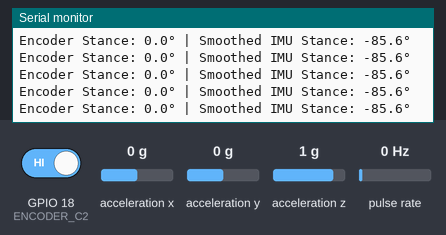
The sketch below on a simulated ESP32. Shown: the last lines printed to the serial monitor. Wiring (inferred from the names in the program): pulse sensor: data GPIO 19; MPU-6050 motion sensor at I2C address 0x68. The inputs (shaded band) are chosen by the test bench; at power-on: acceleration x 0 g, pulse rate 0 Hz, acceleration y 0 g, GPIO 18 (ENCODER_C2) HIGH, acceleration z 1 g.

Above: at 1.7 s.
1.8 s: acceleration x set to -1.4 g
At 1.82 s:
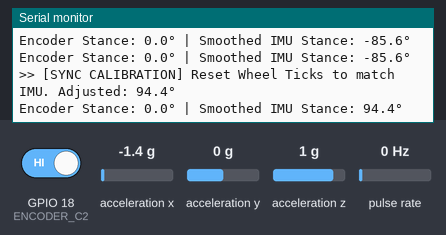
3.3 s: pulse rate (sensor on GPIO 19) set to 4 Hz
At 3.32 s:
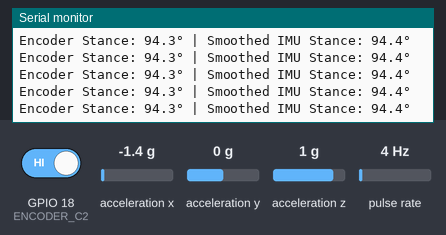
4.8 s: acceleration y set to -1.4 g
At 4.82 s:
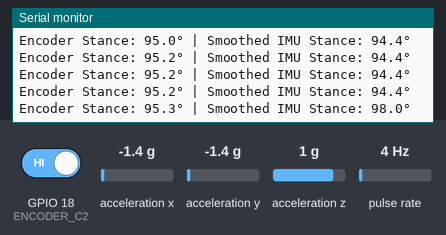
6.3 s: GPIO 18 (ENCODER_C2) driven LOW
At 6.52 s:
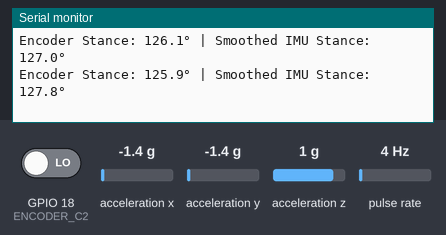
7.8 s: pulse rate (sensor on GPIO 19) set to 50 Hz
At 7.82 s:
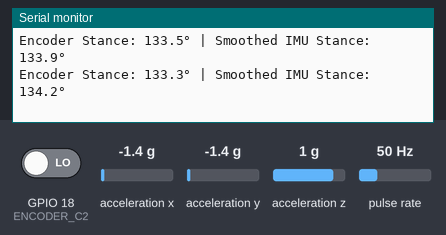
9.3 s: GPIO 18 (ENCODER_C2) driven HIGH
At 9.42 s:
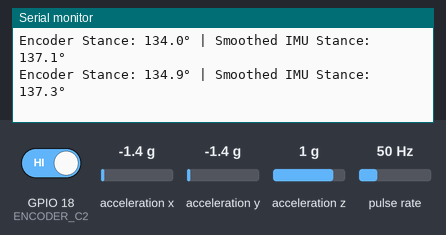
Timing chart, 0 to 11.8 s (numbered marks = the images above; inputs shaded):
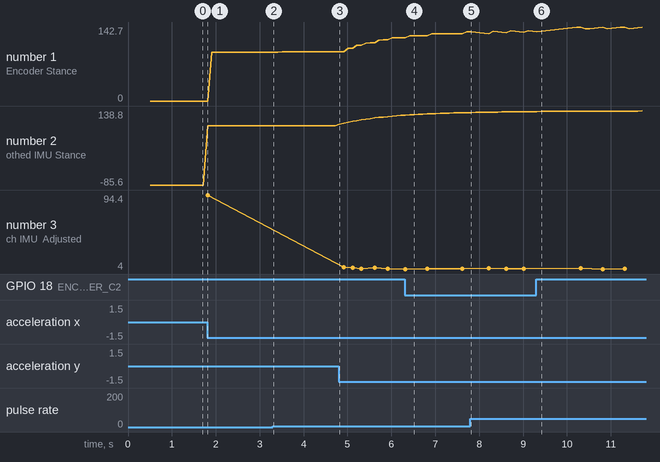

Measured:
- after the input at 1.8 s, the serial monitor: prints a new line at once (image 1)
- after the input at 4.8 s, the serial monitor: prints a new line at once (image 3)
- after the input at 6.3 s, the serial monitor: prints a new line after 0.22 s (image 4)
- after the input at 9.3 s, the serial monitor: prints a new line after 0.12 s (image 6)
- plotted number 1: 0 → 94.3 after the input at 1.8 s, 94.3 → 95.2 after the input at 3.3 s, 95.2 → 121.9 after the input at 4.8 s, 133.5 → 134.9 after the input at 7.8 s, 134.9 → 142 after the input at 9.3 s
- plotted number 2: -85.6 → 94.4 after the input at 1.8 s, 94.4 → 125.2 after the input at 4.8 s
- plotted number 3: 94.4 → 4.1 after the input at 4.8 s

The sketch:

wheel_angle_measurement.ino
```cpp
#include <Wire.h>
#include <Arduino.h>

// --- Pin Allocations ---
constexpr uint8_t ENCODER_C1 = 19; // Channel A (Soldered to D19) [cite: 1160]
constexpr uint8_t ENCODER_C2 = 18; // Channel B (Soldered to D18) [cite: 1161]
constexpr uint8_t I2C_SDA = 21;    // MPU6050 SDA [cite: 1432]
constexpr uint8_t I2C_SCL = 22;    // MPU6050 SCL [cite: 1432]

constexpr uint8_t MPU_ADDR = 0x68;  // [cite: 1451]
constexpr float TICKS_PER_REV = 2058.0f; // [cite: 1346]

// --- Calibration Offset ---
// Use the exact base reading you got at true 0-degrees.
constexpr float IMU_OFFSET = 445.6f;

// --- Global Variables ---
volatile long encoderTicks = 0;
unsigned long lastCalibrationTime = 0;

// --- Low-Pass Filter Variables ---
float filteredX = 0.0f;
float filteredY = 0.0f;
constexpr float ALPHA = 0.05f; // 95% noise removal [cite: 1487]

// Hardware Interrupt Service Routine tracking encoder position [cite: 1298]
void IRAM_ATTR readEncoder() {
    int bState = digitalRead(ENCODER_C2);
    if (bState == HIGH) encoderTicks++;
    else encoderTicks--;
}

void initMPU6050() {
    Wire.beginTransmission(MPU_ADDR);
    Wire.write(0x6B);
    Wire.write(0);    // Wake up the sensor [cite: 1475]
    Wire.endTransmission(true);
}

void setup() {
    Serial.begin(115200);

    pinMode(ENCODER_C1, INPUT_PULLUP);
    pinMode(ENCODER_C2, INPUT_PULLUP);
    attachInterrupt(digitalPinToInterrupt(ENCODER_C1), readEncoder, RISING);

    Wire.begin(I2C_SDA, I2C_SCL);
    initMPU6050();

    Serial.println("=================================================");
    Serial.println("   WARMED IMU Gravity Calibration Engine         ");
    Serial.println("=================================================");
    Serial.println("Warming up filter sensors...");

    // 🔄 FORCE FILTER WARMUP BEFORE MAIN LOOP RUNS
    // Read the sensor directly to give our filter a real baseline starting posture
    delay(500);
    Wire.beginTransmission(MPU_ADDR);
    Wire.write(0x3B);
    Wire.endTransmission(false);
    Wire.requestFrom(MPU_ADDR, (uint8_t)4, (uint8_t)true);

    int16_t rawX = (Wire.read() << 8) | Wire.read();
    int16_t rawY = (Wire.read() << 8) | Wire.read();

    // Set initial filter variables directly to current gravity state
    filteredX = rawX / 16384.0f;
    filteredY = rawY / 16384.0f;

    Serial.println("Filter initialized! System Active.");
}

void loop() {
    // Perform processing at a stable 10 Hz rate
    if (millis() - lastCalibrationTime >= 100) {
        lastCalibrationTime = millis();

        // Fetch raw data from MPU6050 [cite: 1475]
        Wire.beginTransmission(MPU_ADDR);
        Wire.write(0x3B);
        Wire.endTransmission(false);
        Wire.requestFrom(MPU_ADDR, (uint8_t)4, (uint8_t)true);

        int16_t rawX = (Wire.read() << 8) | Wire.read();
        int16_t rawY = (Wire.read() << 8) | Wire.read();

        float rawAx = rawX / 16384.0f;
        float rawAy = rawY / 16384.0f;

        // Apply our Low-Pass Filter [cite: 1486]
        filteredX = (ALPHA * rawAx) + ((1.0f - ALPHA) * filteredX);
        filteredY = (ALPHA * rawAy) + ((1.0f - ALPHA) * filteredY);

        // Compute absolute gravity angle using the clean vectors
        float rawImuAngle = atan2(filteredY, filteredX) * 180.0f / M_PI;
        if (rawImuAngle < 0) rawImuAngle += 360.0f;

        // Apply your custom offset shift calibration [cite: 1539]
        float imuAngle = rawImuAngle - IMU_OFFSET;
        if (imuAngle < 0) imuAngle += 360.0f;

        // Collect thread-safe encoder degrees data profile
        noInterrupts();
        long currentTicks = encoderTicks;
        interrupts();
        float encoderAngle = fmod((currentTicks / TICKS_PER_REV) * 360.0f, 360.0f);
        if (encoderAngle < 0) encoderAngle += 360.0f;

        // Run Calibration Comparison Engine [cite: 1557]
        float driftError = abs(encoderAngle - imuAngle);
        if (driftError > 180.0f) driftError = 360.0f - driftError;

        // Auto-correct if tracking ticks slip over time [cite: 1491]
        // This won't glitch at startup anymore because the filter is pre-warmed!
        if (driftError > 4.0f && abs(filteredX) > 0.05f) {
            long correctedTicks = (imuAngle / 360.0f) * TICKS_PER_REV;

            noInterrupts();
            encoderTicks = correctedTicks;
            interrupts();

            Serial.print(">> [SYNC CALIBRATION] Reset Wheel Ticks to match IMU. Adjusted: ");
            Serial.print(driftError, 1);
            Serial.println("°");
        }

        // Print aligned states
        Serial.print("Encoder Stance: "); Serial.print(encoderAngle, 1);
        Serial.print("° | Smoothed IMU Stance: "); Serial.print(imuAngle, 1);
        Serial.println("°");
    }
}
```
